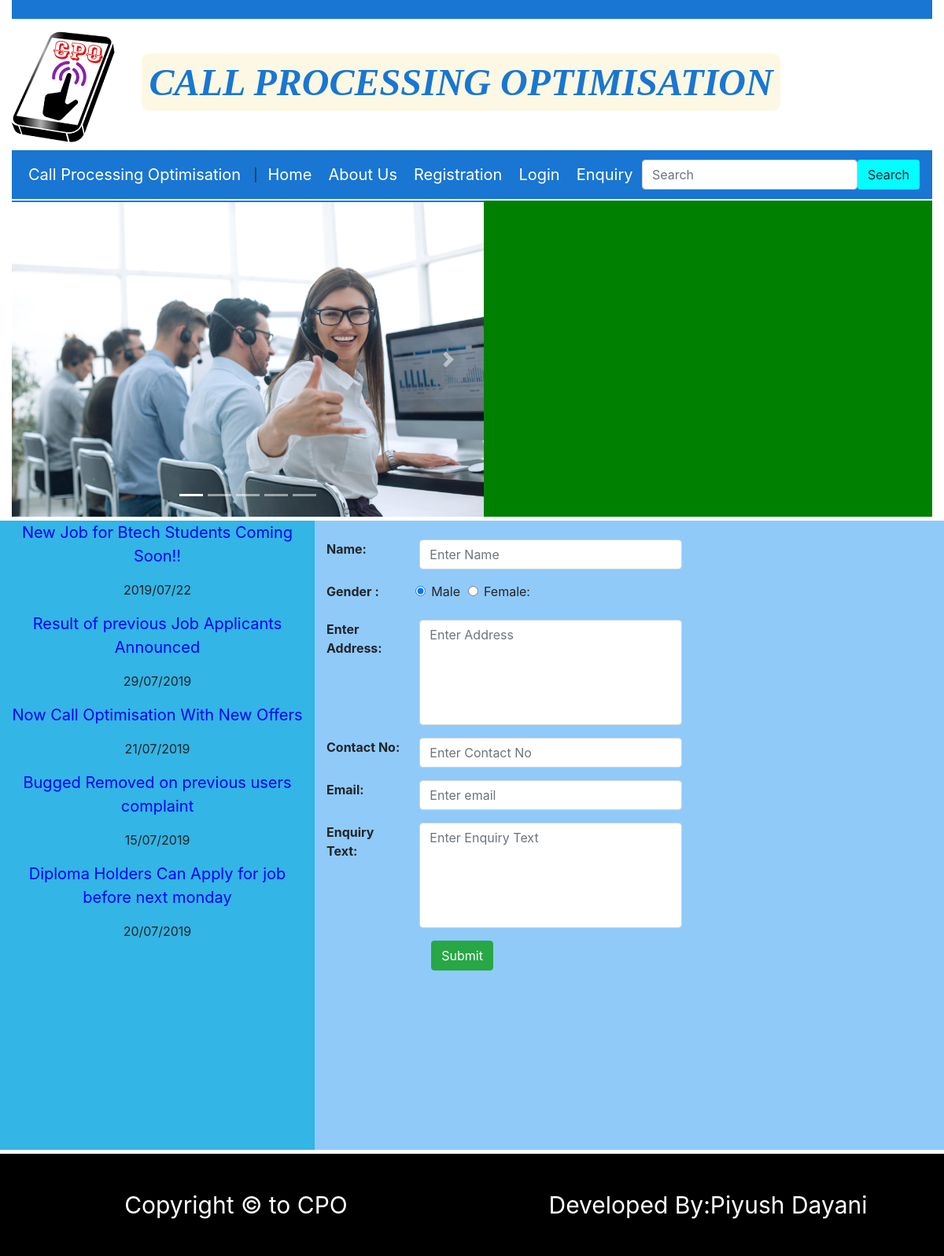
The app's page /enquiry with its own data.
### adminzone/models.py (models this page shows)
class Notification(models.Model):
    notificationtext=models.TextField()
    posteddate=models.CharField(max_length=30)

### generalzone/views.py (the view)
# urls.py: url(r'^enquiry',views.enquiry,name='enquiry'),
def enquiry(request):
    nf = Notification.objects.all()
    return render(request,'enquiry.html',{'nf':nf})

### generalzone/templates/enquiry.html (shortened to what this page needs)
<!DOCTYPE html>
<html lang="en">
{% load static%}
<head>
<link rel="stylesheet" href="https://stackpath.bootstrapcdn.com/bootstrap/4.3.1/css/bootstrap.min.css">
<link rel="stylesheet" href="https://maxcdn.bootstrapcdn.com/font-awesome/4.7.0/css/font-awesome.min.css">
</head>
<body>
<div class="bs-example">
<div class="container-fluid">
  <div class="container-fluid" style="background-color:#1976d2">&nbsp;</div>
    <div class="row" style="height:160px; width:101.1%;   border-radius:10px;margin-top:5px;"><img src="{%static 'images/cpos.png'%}"/><div style="margin-left:20px; font-size:4vw;line-height:150px;color:white;"><b><i><mark style="font-family:cursive;color:#1976d2;border-radius:10px;">CALL PROCESSING OPTIMISATION</mark></i></b></div></div>
    <nav id="nav-tab" class="navbar navbar-expand-md   sticky-top " style="background-color:#1976d2;margin-top:2px; ">
        <a href="#" class="navbar-brand">Call Processing Optimisation </a>|
        <div class="collapse navbar-collapse" id="navbarCollapse">
            <div class="navbar-nav">
                <a href="{%url 'index'%}" class="nav-item nav-link active">Home</a>
                <a href="{%url 'about'%}" class="nav-item nav-link">About Us</a>
                <a href="{%url 'registration'%}" class="nav-item nav-link">Registration</a>
                <a href="{%url 'login'%}" class="nav-item nav-link" tabindex="-1">Login</a>
                <a href="{%url 'enquiry'%}" class="nav-item nav-link">Enquiry</a>
            </div>
            <div class="navbar-nav ml-auto">
                   <form class="navbar-form navbar-left" role="search">
        <div class="form-group navbar-nav ml auto">
          <input type="text" class="form-control" placeholder="Search">
        <button type="submit" class="btn btn-default" style="background-color:aqua;">Search</button></div>
                   </form></div>
        </div>
    </nav>
<div class="container-fluid" style="min-height:50px;">
<div class="row" style="min-height:500;background-color:green;margin-top:2px;">
<div id="demo" class="carousel slide" data-ride="carousel" style="border-top:2px solid #1976d2 ">
  <ul class="carousel-indicators">
    <li data-target="#demo" data-slide-to="0" class="active"></li>
    <li data-target="#demo" data-slide-to="1"></li>
    <li data-target="#demo" data-slide-to="2"></li>
      <li data-target="#demo" data-slide-to="3"></li>
      <li data-target="#demo" data-slide-to="4"></li>
  </ul>
  <div class="carousel-inner">
    <div class="carousel-item active">
      <img src="{% static 'images/slider1.jpeg' %}" alt="slider1"  style="height:400px;width:100% ;">
    </div>
  </div>
  <a class="carousel-control-prev" href="#demo" data-slide="prev">
    <span class="carousel-control-prev-icon"></span>
  </a>
  <a class="carousel-control-next" href="#demo" data-slide="next">
    <span class="carousel-control-next-icon"></span>
  </a>
</div>
</div>
</div>
    <div id="parent" class="row">
        <div id="left" class="col-sm-4">
            <marquee direction="up" height="400" onmouseover="stop" onmouseout="start">
            {% for n in nf %}
         <span style="text-align:center;">
             <p style="color:blue;font-size:20px;">{{n.notificationtext}}</p>
             <p>{{n.posteddate}}</p>
         </span>
         {%endfor%}
         </marquee>
        </div>
        <div id="main" class="col-sm-8">
            <br/>
            <form class="form-horizontal" action="{% url 'saveenquiry' %}" method="post">
                <div class="form-group">
                    <div class="row">
                    <label class="control-label col-sm-2" for="name"><b>Name:</b></label>
    <input type="text" class="form-control col-sm-5" name="name" id="name" placeholder="Enter Name" required>
                </div>
                </div>
                <div class="form-group">
                    <div class="row">
                        <label class="control-label col-sm-2"  ><b>Gender :</b></label>
                     <label class="control-label col-sm-1 " for="radio1">
        <input type="radio" class="form-check-input" id="radio1" name="gender" value="male" checked >
                        Male
      </label>
                        <label class="control-label col-sm-1" for="radio2">
        <input type="radio" class="form-check-input" id="radio2" name="gender" value="female">Female:
      </label>
    </div>
                </div>
                <div class="form-group">
                    <div class="row">
                        <label class="col-sm-2"for="address"><b>Enter Address:</b></label>
  <textarea class="form-control col-sm-5" rows="5" id="address"  name="address" required style="resize:none;" placeholder="Enter Address"></textarea>
</div>
                </div>
                <div class="form-group">
                    <div class="row">
                    <label class="control-label col-sm-2" for="contactno"><b>Contact No:</b></label>
    <input type="text"  class="form-control col-sm-5" name="contactno" id="contactno" placeholder="Enter Contact No" required>
</div>
                </div>
<div class="form-group">
    <div class="row">
                    <label class="control-label col-sm-2" for="emailadress"><b>Email:</b></label>
    <input type="text" class="form-control col-sm-5" name="emailaddress" id="emailaddress" placeholder="Enter email" required>
    </div>  </div>
                 <div class="form-group">
                    <div class="row">
                        <label class="col-sm-2"for="enquirytext"><b>Enquiry Text:</b></label>
  <textarea class="form-control col-sm-5" rows="5" id="enquirytext"  name="enquirytext" required placeholder="Enter Enquiry Text" style="resize:none;"></textarea>
</div>
                </div>
        <div class="form-group">
                    <div class="row">
                        <div class="checkbox col-sm-2">
</div>
                    <div class="col-sm-5">
                        <button type="submit" class="btn btn-success">
                            Submit
                        </button>
                    </div>
                </div>
                </div>
            </form>
        </div>
    </div>
    <div id="footer" class="row">
        <div id="lfooter" class="col-sm-6">
            Copyright &copy; to CPO
        </div>
        <div id="rfooter" class="col-sm-6">
            Developed By:Piyush Dayani
        </div>
    </div>
</div>
</div>
</body>
</html>

### generalzone/templates/enquiry.html (style rules this page uses)
.bs-example { // margin-top: 20px; }
#main { width:800px; min-height:800px; background-color:aqua; float:right; }
#parent { min-height:800px; margin-top:5px; background-color:; }
#left { min-height:800px; background-color:#33b5e5; // border:1px solid black; }
#main { min-height:800px; background-color:#90caf9; float:right; }
#footer { min-height:130px; margin-top:5px; }
#lfooter { min-height:130px; background-color:black; color:white; text-align:center; float:left; font-size:30px; line-height:130px; }
#rfooter { min-height:130px; background-color:black; float:right; font-size:30px; color:white; text-align:center; line-height:130px; }
a { color:white; font-size:20px; margin-left:5px; }

### records on screen
Notification: notificationtext "New Job for Btech Students Coming Soon!!", posteddate "2019/07/22"
Notification: notificationtext "Result of previous Job Applicants Announced", posteddate "29/07/2019"
Notification: notificationtext "Now Call Optimisation With New Offers", posteddate "21/07/2019"
Notification: notificationtext "Bugged Removed on previous users complaint", posteddate "15/07/2019"
Notification: notificationtext "Diploma Holders Can Apply for job before next monday", posteddate "20/07/2019"
